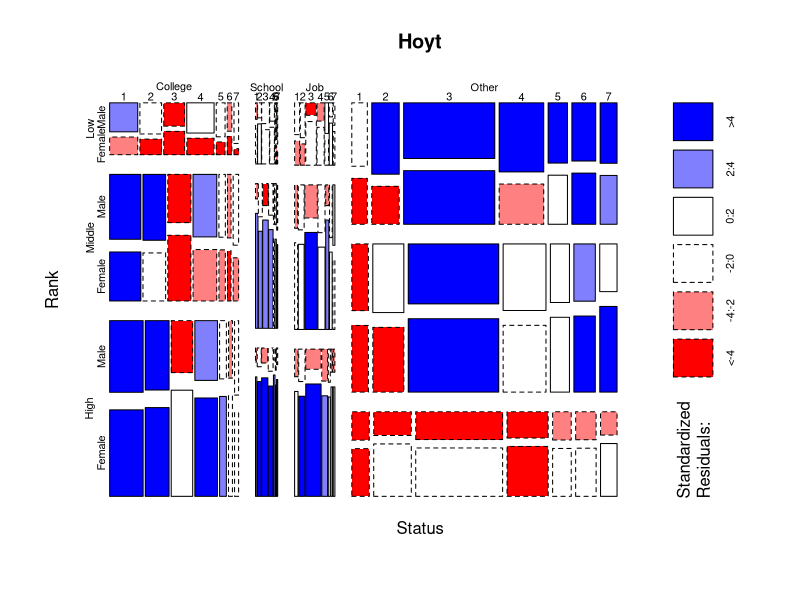
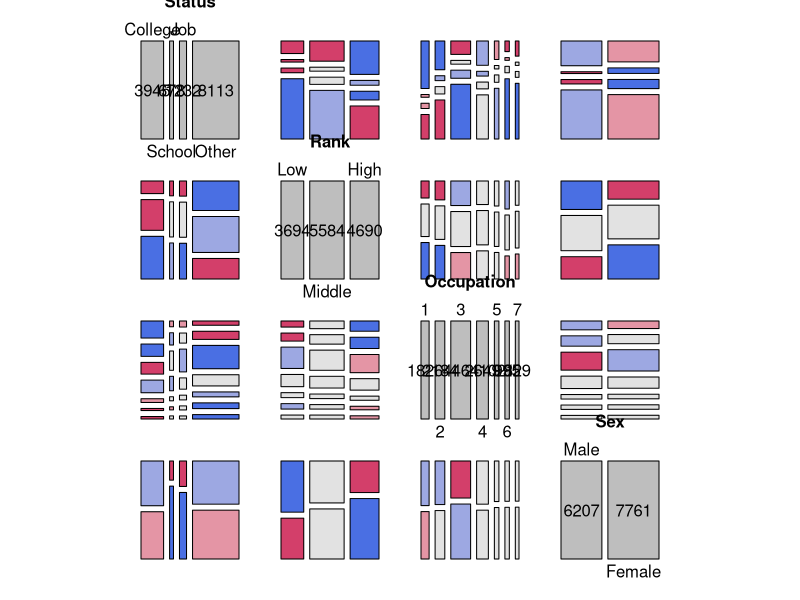
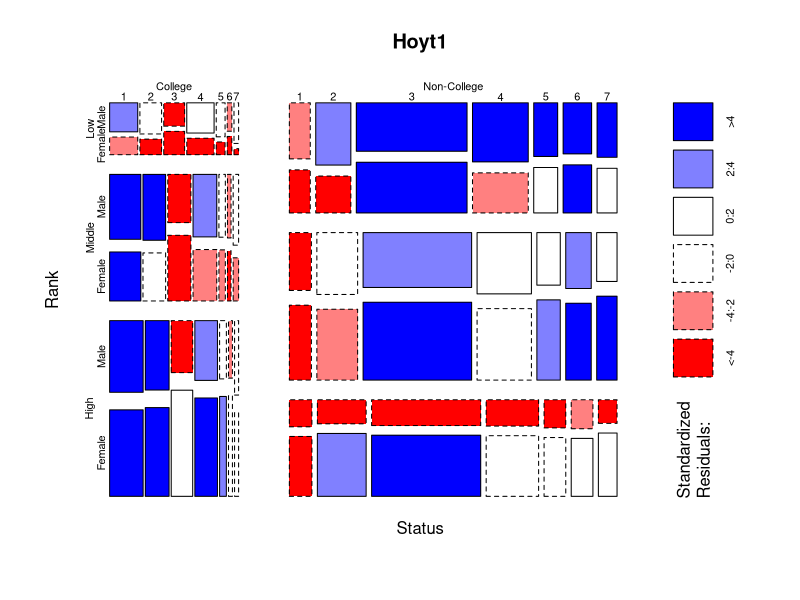

These charts were generated, in order, by the following R code: (Note: this script raises an error after producing the figures.)
library(vcdExtra)


### Name: Hoyt
### Title: Minnesota High School Graduates
### Aliases: Hoyt
### Keywords: datasets

### ** Examples

data(Hoyt)

# display the table
structable(Status+Sex ~ Rank+Occupation, data=Hoyt)

# mosaic for independence model
plot(Hoyt, shade=TRUE)

# examine all pairwise mosaics
pairs(Hoyt, shade=TRUE)

# collapse Status to College vs. Non-College
Hoyt1 <- collapse.table(Hoyt, Status=c("College", rep("Non-College",3)))
plot(Hoyt1, shade=TRUE)

#################################################
# fitting models with loglm, plotting with mosaic
#################################################

# fit baseline log-linear model for Status as response
require(MASS)
hoyt.mod0 <- loglm(~ Status + (Sex*Rank*Occupation), data=Hoyt1)
hoyt.mod0
mosaic(hoyt.mod0, gp=shading_Friendly, main="Baseline model: Status + (Sex*Rank*Occ)")

# add one-way association of Status with factors
hoyt.mod1 <- loglm(~ Status * (Sex + Rank + Occupation) + (Sex*Rank*Occupation), data=Hoyt1)
hoyt.mod1
mosaic(hoyt.mod1, gp=shading_Friendly, main="Status * (Sex + Rank + Occ)")

# can we drop any terms?
drop1(hoyt.mod1, test="Chisq")

# assess model fit
anova(hoyt.mod0, hoyt.mod1)

# what terms to add?
add1(hoyt.mod1, ~.^2, test="Chisq")

# add interaction of Sex:Occupation on Status
hoyt.mod2 <- update(hoyt.mod1, ~.+Status:Sex:Occupation)
mosaic(hoyt.mod2, gp=shading_Friendly, main="Adding Status:Sex:Occupation")

# compare model fits
anova(hoyt.mod0, hoyt.mod1, hoyt.mod2)

# Alternatively, try stepwise analysis, heading toward the saturated model
steps <- step(hoyt.mod0, direction="forward", scope=~Status*Sex*Rank*Occupation)
# display anova
steps$anova
